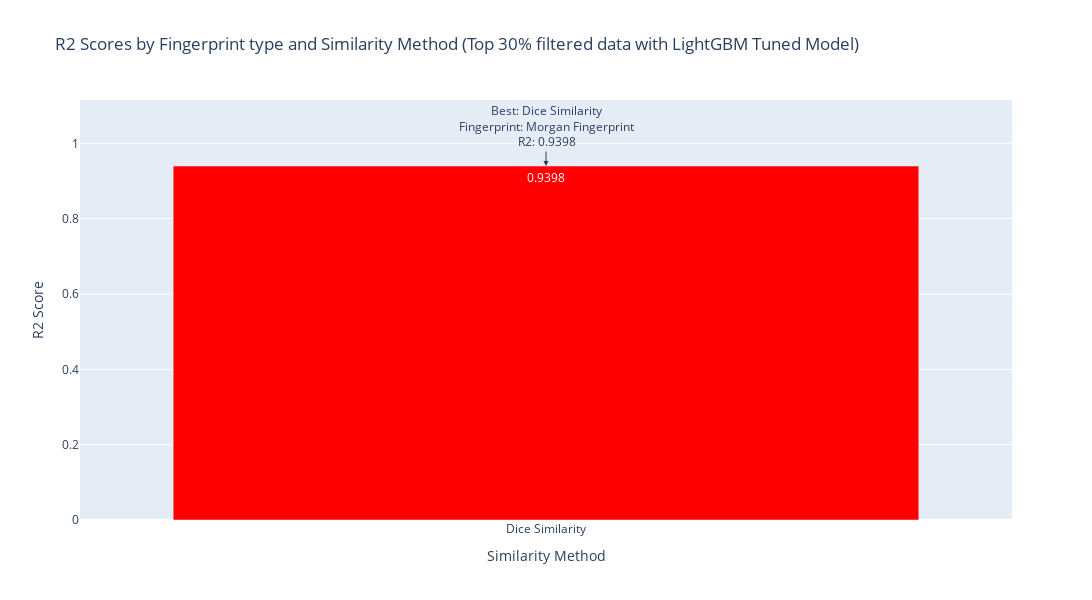

Notebook code for this chart:
### Code cell
import plotly.graph_objects as go

# Find the best model and fingerprint type
best_row = final_results_top30.loc[final_results_top30['r2_score'].idxmax()]
best_similarity_method = best_row['Similarity Method']
best_fingerprint_type = best_row['Fingerprint type']
best_r2 = best_row['r2_score']

# Create a bar plot
fig = go.Figure()

# Add bars for each Fingerprint type
for fingerprint_type in final_results_top30['Fingerprint type'].unique():
    filtered_df = final_results_top30[final_results_top30['Fingerprint type'] == fingerprint_type]
    fig.add_trace(go.Bar(
        x=filtered_df['Similarity Method'],
        y=filtered_df['r2_score'],
        name=fingerprint_type,
        text=filtered_df['r2_score'].round(4),
        textposition='auto',
        marker=dict(color=['red' if (row['Similarity Method'] == best_similarity_method and row['Fingerprint type'] == best_fingerprint_type) else 'blue' for index, row in filtered_df.iterrows()])
    ))

# Add annotation for the best model
fig.add_annotation(
    x=best_similarity_method,
    y=best_r2,
    text=f"Best: {best_similarity_method}<br>Fingerprint: {best_fingerprint_type}<br>R2: {best_r2:.4f}",
    showarrow=True,
    arrowhead=2,
    ax=0,
    ay=-40
)

# Update layout
fig.update_layout(
    title='R2 Scores by Fingerprint type and Similarity Method (Top 30% filtered data with LightGBM Tuned Model)',
    xaxis_title='Similarity Method',
    yaxis_title='R2 Score',
    barmode='group',  # Group bars together
    height=600,
    width=1150
)

# Show the plot
fig.show()

### Figure 1 — Plotly figure (JSON) as saved in the notebook; plotly's stock layout.template omitted (floating-point values rounded to 4 significant figures)
{"data": [{"marker": {"color": ["red"]}, "name": "Morgan Fingerprint", "text": [0.9398], "textposition": "auto", "type": "bar", "x": ["Dice Similarity"], "y": [0.9398]}], "layout": {"annotations": [{"arrowhead": 2, "ax": 0, "ay": -40, "showarrow": true, "text": "Best: Dice Similarity<br>Fingerprint: Morgan Fingerprint<br>R2: 0.9398", "x": "Dice Similarity", "y": 0.9398}], "barmode": "group", "height": 600, "title": {"text": "R2 Scores by Fingerprint type and Similarity Method (Top 30% filtered data with LightGBM Tuned Model)"}, "width": 1150, "xaxis": {"title": {"text": "Similarity Method"}}, "yaxis": {"title": {"text": "R2 Score"}}}}
